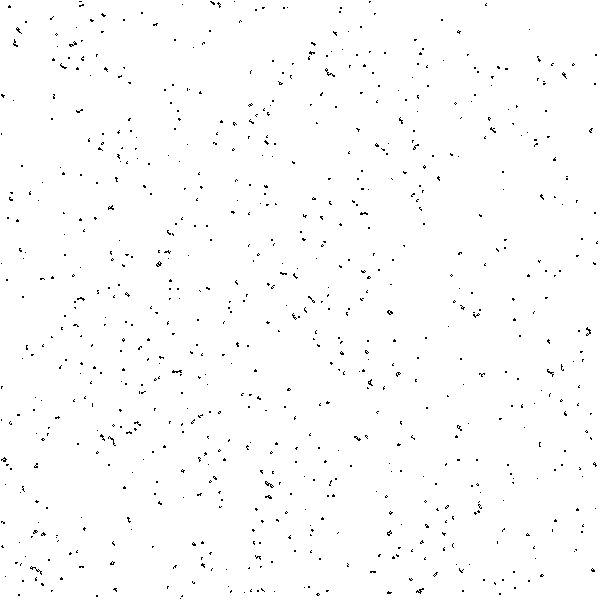
Frame 1 (no input)
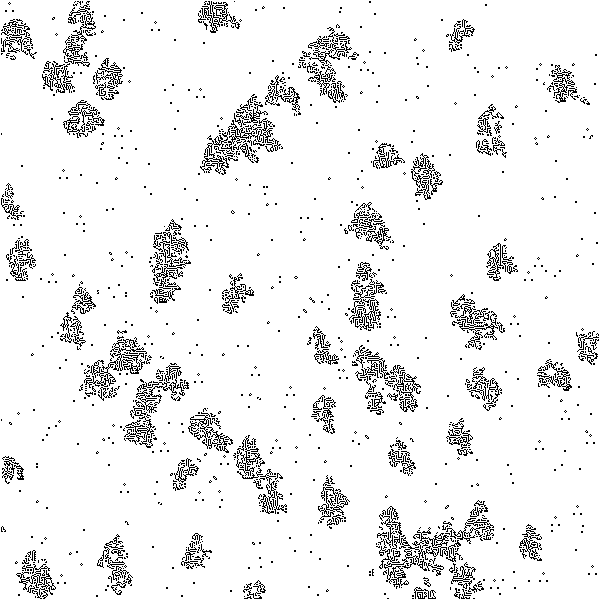
Frame 60 (the mouse pressed at the canvas centre just before this capture)
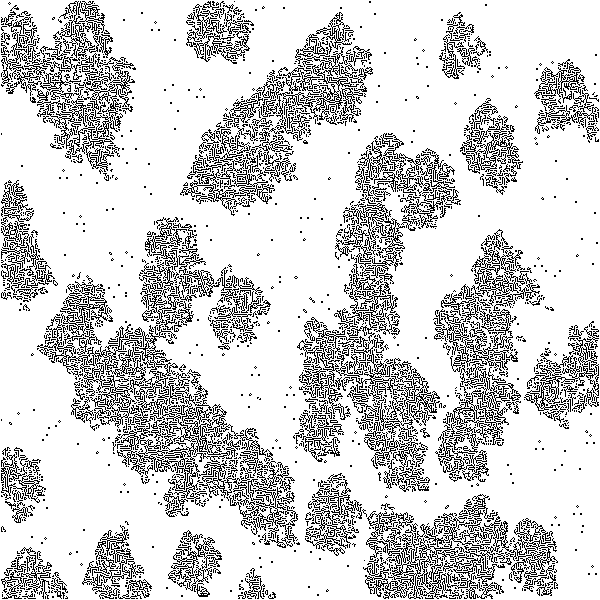
Frame 120 (the mouse held since frame 60 and released just before this capture)

The Processing sketch that drew these frames (run headless with seeded random() and noise(); from frame 60 on, the mouse is pressed at the canvas centre):

// Processing sketch: slimeMoldLife
// ── slimeMoldLife.pde


int gridSize = 600;
int grid[][] = new int[gridSize][gridSize];
int rectSize = 600/gridSize;


void setup(){
  size(600,600);
  frameRate(20);
  for(int i=0; i<grid.length;i++){
    for(int ii=0; ii<grid[i].length;ii++){
      grid[i][ii]=0;
      float rando = random(0,1);
      if (rando<0.07){
        grid[i][ii]=1;
      }
    }
  }
  grid[gridSize/2][gridSize/2]=1;
  grid[(gridSize/2)+1][(gridSize/2)+1]=1;
  grid[(gridSize/2)+2][(gridSize/2)+1]=1;
  grid[(gridSize/2)-1][(gridSize/2)]=1;
}

void draw(){
  background(255);
  noStroke();
  fill(0);
  for(int x=1; x<grid.length-1;x++){
    for(int y=1; y<grid[x].length-1;y++){
      //We are going clockwise here from the top
      
      int[] neighbour = new int[] {
        grid[x][y+1],
        grid[x+1][y+1],
        grid[x+1][y],
        grid[x+1][y-1],
        grid[x][y-1],
        grid[x-1][y-1],
        grid[x-1][y],
        grid[x-1][y+1]};
      int nCounter=0;
      for(int n=0; n<neighbour.length; n++){
        if(neighbour[n]==1){
          nCounter +=1;
        }
      }
      //Rules for live cells
      if(grid[x][y]==1){
        //#Rule One
        if(nCounter<2){
          grid[x][y]=0;
        }
      //Rule Two
        else if(nCounter==2 || nCounter ==3){
          grid[x][y]=1;
        }
      //Rule Three
        else if(nCounter>3){
          grid[x][y]=0;
        }
      }
      //Rule for Dead Cell
      if(grid[x][y]==0){
        if(nCounter==3){
          grid[x][y]=1;
        }
      }
      
      
      if(grid[x][y]==1){
        rect(x*rectSize, y*rectSize, rectSize,rectSize);
      }
    }
  }
}
